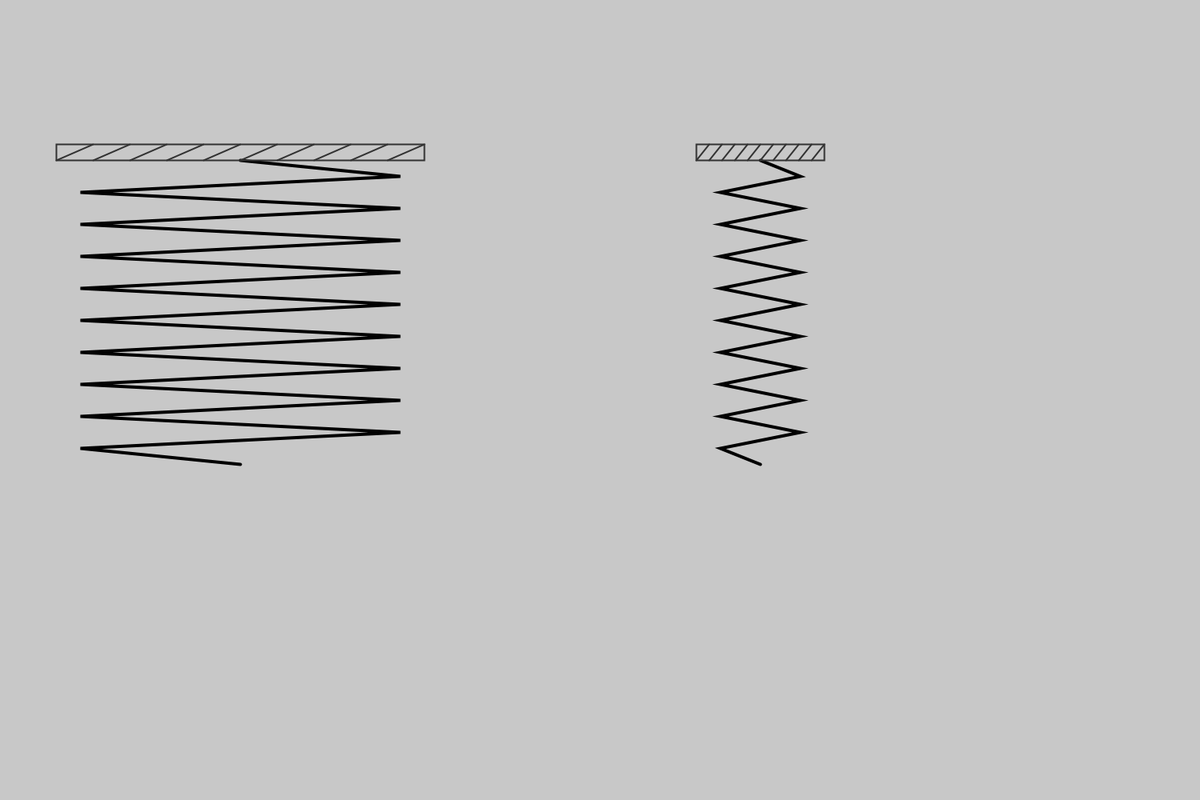
Frame 1 (no input)
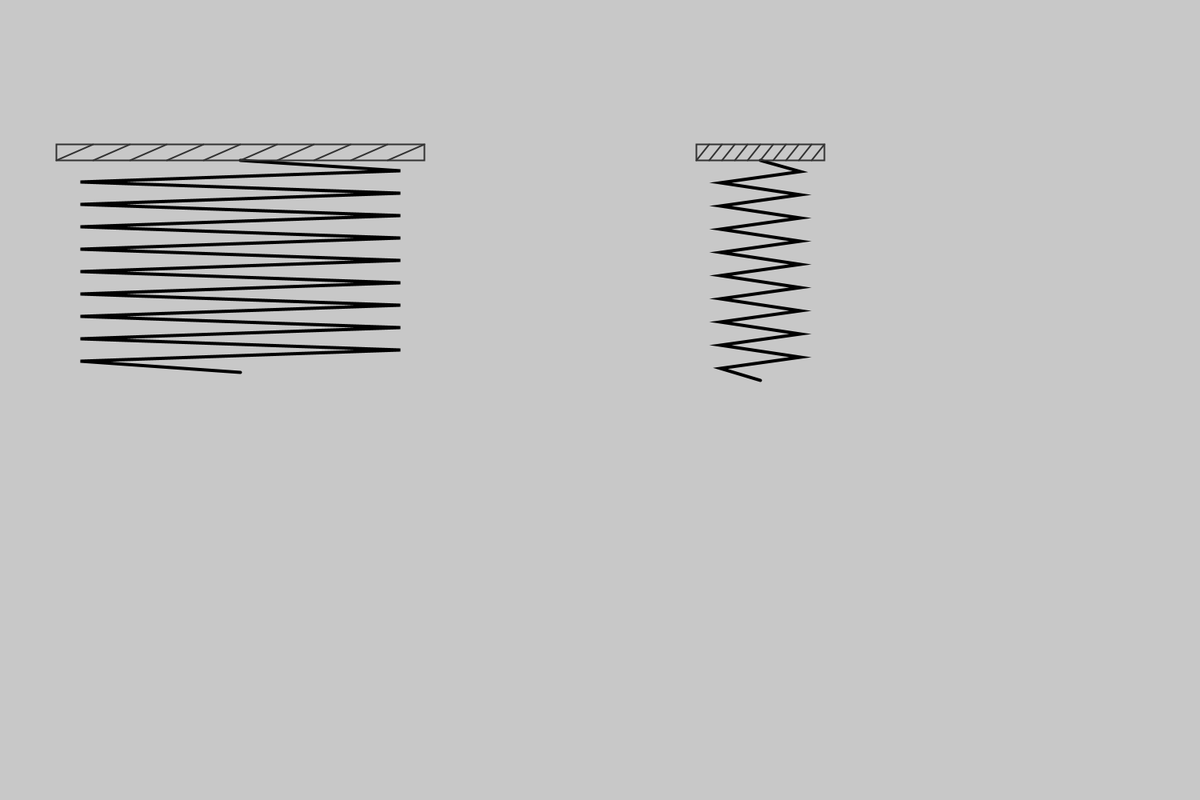
Frame 60 (the mouse pressed at the canvas centre just before this capture)
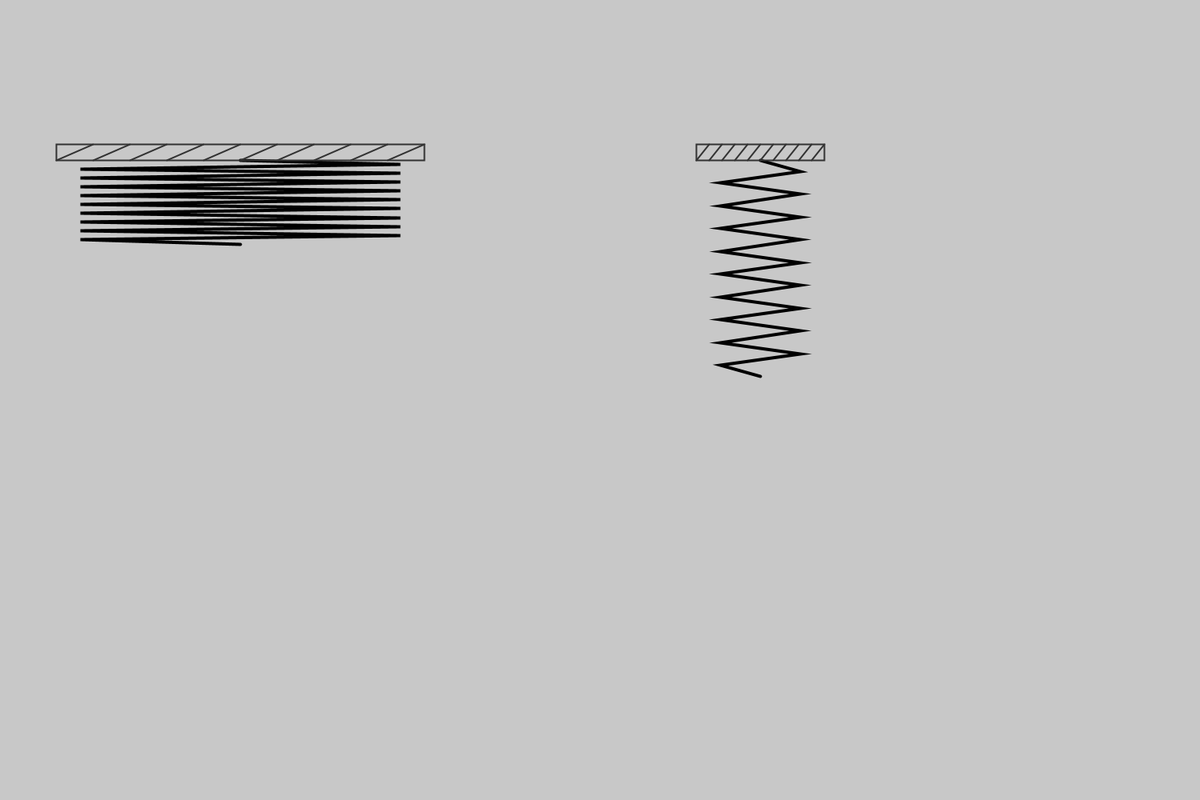
Frame 120 (the mouse held since frame 60 and released just before this capture)

The Processing sketch that drew these frames (run headless with seeded random() and noise(); from frame 60 on, the mouse is pressed at the canvas centre):

// Processing sketch: FederGraphik
// ── FederGraphik.pde
Feder f1;
Feder f2;
Gewicht g1;
Decke d1;
Decke d2;

void setup() {
  size(1500, 1000);
  f1 = new Feder(200, 600, 100, 550, 200);
  f2 = new Feder(200, 600, 900, 1200, 50);
  d1 = new Decke(f1.x1, f1.x2, f1.y1, f1.y1, f1.x2 - f1.x1);
  d2 = new Decke(f2.x1, f2.x2, f2.y1, f2.y1, f2.x2 - f2.x1);
  
  g1 = new Gewicht(50);
  noFill();
  strokeWeight(4);
  frameRate(60);
  d1.setDecke();
  d2.setDecke();
}

void draw() {
  background(200);
  f1.drawFeder();
  f2.drawFeder();
  d1.drawDecke();
  d2.drawDecke();
}

// ── Decke.pde
  class Decke {
    
  float deckeX1;
  float deckeX2;
  float deckeY;
  float deckeY2;
  int dop;
  int dop2;
  float deckeGes;
  
  Decke(float d1X1, float d1X2, float d1Y, float d1Y2, float d1dGes) {
  deckeX1 = d1X1;
  deckeX2 = d1X2;
  deckeY = d1Y;
  deckeY2 = d1Y2;
  deckeGes = d1dGes;
  }
  
  void setDecke() {
  deckeX1 = deckeX1-30;
  deckeY = deckeY-20;
  deckeX2 = deckeX2+30;
  dop = 1;
  dop2 = 0;
  deckeGes = deckeGes + 60;
  }
  
  void drawDecke() {
  stroke(50);
  strokeWeight(2);
  rectMode(CORNERS);
  rect(deckeX1, deckeY, deckeX2, deckeY2);
  
  line(deckeX1 + deckeGes/10*1, deckeY, deckeX1 + deckeGes/10*0, deckeY2);
  line(deckeX1 + deckeGes/10*2, deckeY, deckeX1 + deckeGes/10*1, deckeY2);
  line(deckeX1 + deckeGes/10*3, deckeY, deckeX1 + deckeGes/10*2, deckeY2);
  line(deckeX1 + deckeGes/10*4, deckeY, deckeX1 + deckeGes/10*3, deckeY2);
  line(deckeX1 + deckeGes/10*5, deckeY, deckeX1 + deckeGes/10*4, deckeY2);
  line(deckeX1 + deckeGes/10*6, deckeY, deckeX1 + deckeGes/10*5, deckeY2);
  line(deckeX1 + deckeGes/10*7, deckeY, deckeX1 + deckeGes/10*6, deckeY2);
  line(deckeX1 + deckeGes/10*8, deckeY, deckeX1 + deckeGes/10*7, deckeY2);
  line(deckeX1 + deckeGes/10*9, deckeY, deckeX1 + deckeGes/10*8, deckeY2);
  line(deckeX1 + deckeGes/10*10, deckeY, deckeX1 + deckeGes/10*9, deckeY2);
  }
}

// ── Feder.pde
public class Feder {
  
 public float x1;
 public float x2;
 public float y1; 
 public float y2;
 public float gesamtLaenge;
 public float D;
 public float t;
 
 Feder(float f1y1, float f1y2, float f1x1, float f1x2, float f1d) {
  x1 = f1x1;
  x2 = f1x2;
  y1 = f1y1;
  y2 = f1y2;
  //gesamtLaenge = y2-y1;
  D = f1d;
  x2 = D*2 + x1;
 }
 
 
 public void drawFeder() {
   strokeWeight(4);
   stroke(0);
   gesamtLaenge = y2 - y1;
   beginShape();
   vertex((x2 - x1) / 2 + x1, y1);
   vertex(x2, gesamtLaenge / 20 * 2 + y1 - gesamtLaenge/20);
   vertex(x1, gesamtLaenge / 20 * 3 + y1 - gesamtLaenge/20);
   vertex(x2, gesamtLaenge / 20 * 4 + y1 - gesamtLaenge/20);
   vertex(x1, gesamtLaenge / 20 * 5 + y1 - gesamtLaenge/20);
   vertex(x2, gesamtLaenge / 20 * 6 + y1 - gesamtLaenge/20);
   vertex(x1, gesamtLaenge / 20 * 7 + y1 - gesamtLaenge/20);
   vertex(x2, gesamtLaenge / 20 * 8 + y1 - gesamtLaenge/20);
   vertex(x1, gesamtLaenge / 20 * 9 + y1 - gesamtLaenge/20);
   vertex(x2, gesamtLaenge / 20 * 10 + y1 - gesamtLaenge/20);
   vertex(x1, gesamtLaenge / 20 * 11 + y1 - gesamtLaenge/20);
   vertex(x2, gesamtLaenge / 20 * 12 + y1 - gesamtLaenge/20);
   vertex(x1, gesamtLaenge / 20 * 13 + y1 - gesamtLaenge/20);
   vertex(x2, gesamtLaenge / 20 * 14 + y1 - gesamtLaenge/20);
   vertex(x1, gesamtLaenge / 20 * 15 + y1 - gesamtLaenge/20);
   vertex(x2, gesamtLaenge / 20 * 16 + y1 - gesamtLaenge/20);
   vertex(x1, gesamtLaenge / 20 * 17 + y1 - gesamtLaenge/20);
   vertex(x2, gesamtLaenge / 20 * 18 + y1 - gesamtLaenge/20);
   vertex(x1, gesamtLaenge / 20 * 19 + y1 - gesamtLaenge/20);
   vertex((x2 - x1) / 2 + x1, y2 - gesamtLaenge/20);
   endShape(); 
   t = millis() / 1000.0f;
   y2 = 100.0f * sin(sqrt(D / g1.masse) * t) + 400.0f;
 }
}

// ── Gewicht.pde
public class Gewicht {
  float masse;
  Gewicht(float g1m) {
  masse = g1m;
  }
}
